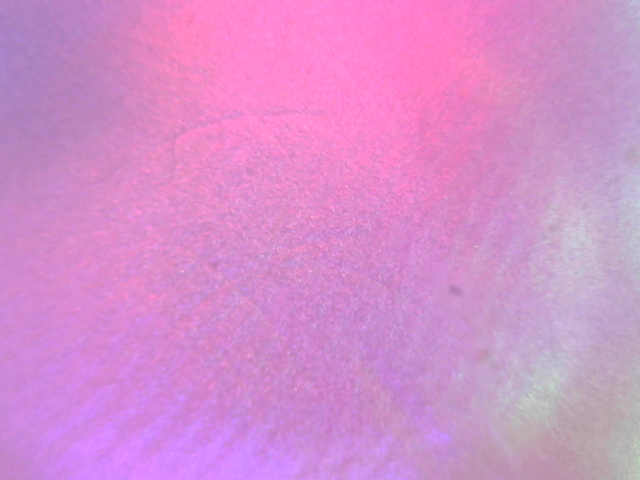
#> input picture marker_tracking/images/0001.png, 640 x 480 px
$ python -i utils.py   (imports and definitions only)
#> lines starting #> are read from the running program, lines starting #| are printed output that depends on the picture
import os
import shutil
import itertools
from dataclasses import dataclass

import cv2
import numpy as np


@dataclass
class MarkerRegionProp:
    label: int
    area: int
    bbox: tuple[int, int, int, int]
    centroid: tuple[float, float]


# [4 lines left out: function refresh_dir, not called in this run]

def find_marker(frame,
        morphop_kernel=cv2.getStructuringElement(cv2.MORPH_ELLIPSE, (5,5)),
        morphclose_kernel=cv2.getStructuringElement(cv2.MORPH_ELLIPSE, (5,5)),
        dilate_kernel=cv2.getStructuringElement(cv2.MORPH_ELLIPSE, (5,5)),
        mask_range=(150, 255), min_value:int=70,
        morphop_iter=1, morphclose_iter=2, dilate_iter=1):
    """find markers in the tactile iamge

    Args:
        frame (np.ndarray): input image (can be RGB or grayscale)
        morphop_kernel (cv.MatLike, optional): kernel of MORPH_OPEN. Defaults to cv2.getStructuringElement(cv2.MORPH_ELLIPSE, (5,5)).
        morphclose_kernel (cv.MatLike, optional): kernel of MORPH_CLOSE. Defaults to cv2.getStructuringElement(cv2.MORPH_ELLIPSE, (5,5)).
        dilate_kernel (cv.MatLike, optional): kernel of dilation. Defaults to cv2.getStructuringElement(cv2.MORPH_ELLIPSE, (5,5)).
        mask_range (tuple, optional): range of mask segementation. Defaults to (150, 255).
        min_value (int, optional): minimum value to segement marker from HSV (V-chan). Defaults to 70.
        morphop_iter (int, optional): iteration of MORPH_OPEN operation. Defaults to 1.
        morphclose_iter (int, optional): iteration of MORPH_CLOSE operation. Defaults to 2.
        dilate_iter (int, optional): iteration of DILATION operation. Defaults to 1.

    Returns:
        np.ndarray: final mask (0, 255) np.unint8
    """
#> called with morphop_kernel = array of shape (5, 5), morphclose_kernel = array of shape (5, 5), dilate_kernel = array of shape (5, 5), mask_range = (150, 255), min_value = 70, morphop_iter = 1, morphclose_iter = 2, dilate_iter = 1
    gray = cv2.cvtColor(frame, cv2.COLOR_RGB2GRAY) ### use only the green channel
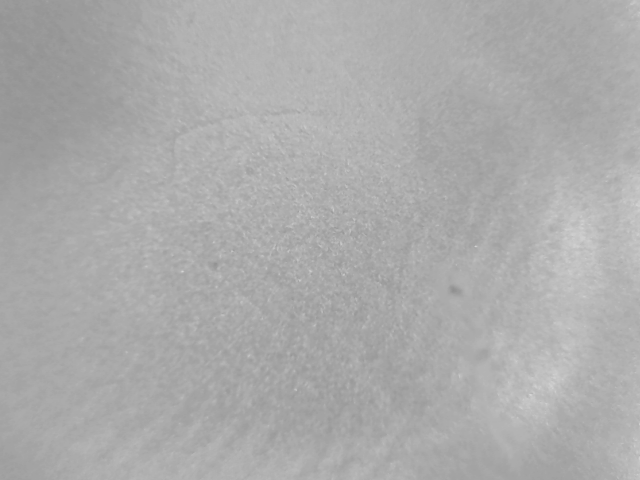
#> gray: shape (480, 640); min 143, max 213, mean 171.2
    value = cv2.cvtColor(frame, cv2.COLOR_RGB2HSV)[...,-1]
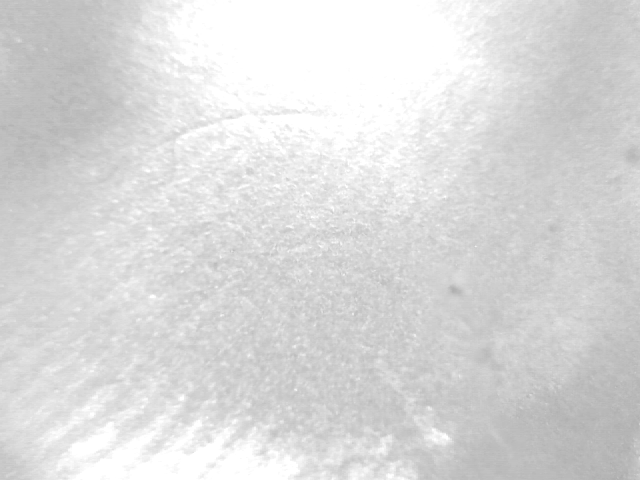
#> value: shape (480, 640); min 172, max 255, mean 218.1
    # img_sblur = cv2.GaussianBlur(gray,(3,3),5)
    img_lblur = cv2.GaussianBlur(gray, (15,15),5)
    im_blur_sub = img_lblur - gray + 128
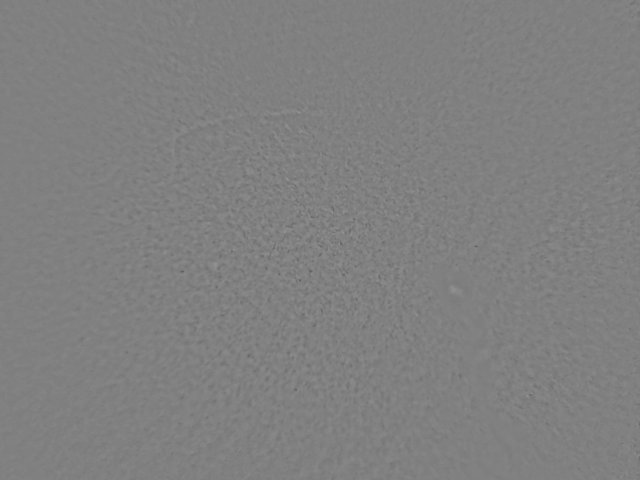
#> im_blur_sub: shape (480, 640); min 89, max 147, mean 128
    blur_mask = np.logical_and(im_blur_sub >= mask_range[0], im_blur_sub <= mask_range[1])
#> blur_mask: shape (480, 640) bool; every value is 0
    value_mask = value < min_value
    mask = np.logical_or(blur_mask, value_mask)
    mask255 = np.array(255 * mask,dtype=np.uint8)
    mask255_op = cv2.morphologyEx(mask255, cv2.MORPH_OPEN, morphop_kernel, iterations=morphop_iter)
    if dilate_iter > 0:
        dilate_mask = cv2.dilate(mask255_op, dilate_kernel, iterations=dilate_iter)
    else:
        dilate_mask = mask255_op
    morph_close = cv2.morphologyEx(dilate_mask, cv2.MORPH_CLOSE, morphclose_kernel, iterations=morphclose_iter)
    return morph_close

# [327 lines left out: functions find_marker_props, _kmeans_1d, _filtered_marker_centers_from_props, _regularize_marker_grid, _select_regular_row_points, _regularize_grid_with_missing_edge_column and 5 more, not called in this run]

>>> import cv2
>>> picture = cv2.cvtColor(cv2.imread('images/0001.png'), cv2.COLOR_BGR2RGB)
>>> result = find_marker(picture)
